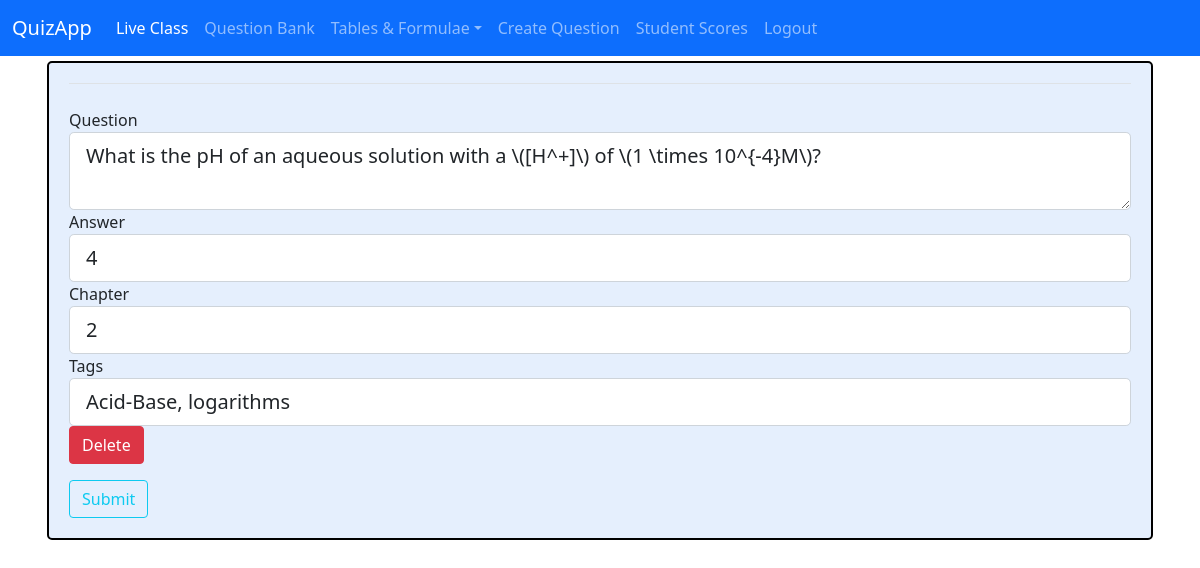
/question3/edit (signed in), run on an earlier commit of the app's database.
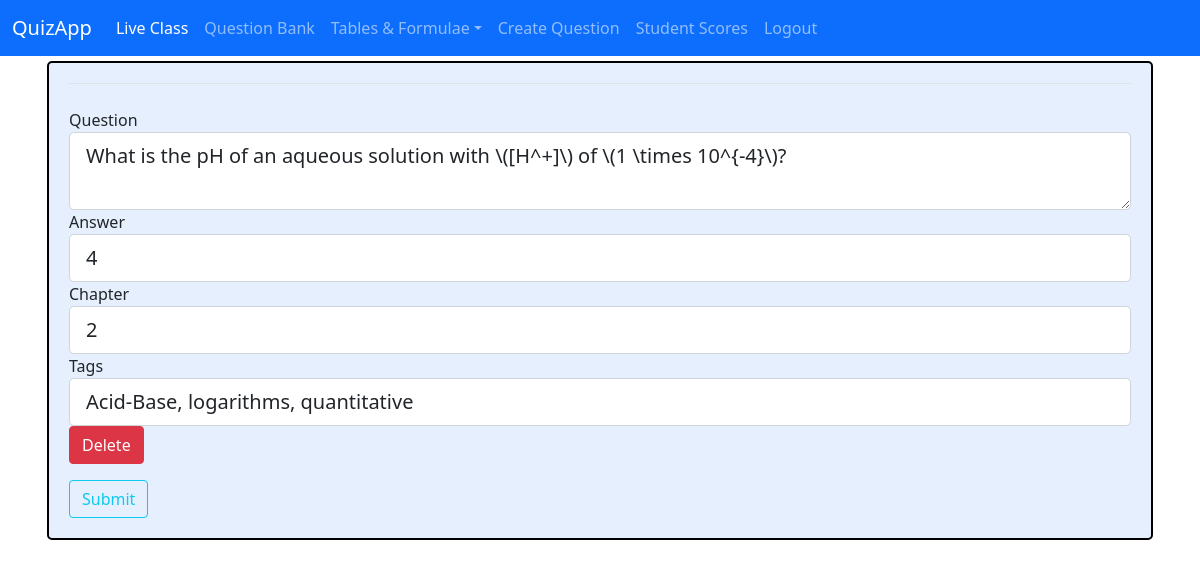
And on a later commit of the database.
### quizapp/models.py (models this page shows, shortened)
class Quizquestion(db.Model):
    id = db.Column(db.Integer, primary_key=True)
    question = db.Column(db.Text, unique=True, nullable=False)
    answer = db.Column(db.String, nullable=False)
    chapter = db.Column(db.Integer, nullable=False)
    tags = db.relationship('Tag', secondary='tags',
        backref=db.backref('questions', lazy=True))

### quizapp/routes.py (the view)
@app.route('/question<int:card_id>/edit', methods=['GET', 'POST'])
def edit_question(card_id):
    form = CreateQuestionForm()
    card = Quizquestion.query.get_or_404(card_id)
    if form.validate_on_submit():
        card.question = form.question.data
        card.answer = form.answer.data
        card.chapter = form.chapter.data
        tags_list = form.tags.data.split(', ')
        for text in tags_list:
            already_in = Tag.query.filter_by(label=text).first()
            if already_in:
                card.tags.append(already_in)
            else:
                tag = Tag(label=text)
                db.session.add(tag)
                card.tags.append(tag)
        db.session.commit()
        flash('Your post has been updated!', 'info')
        return redirect(url_for('quiz'))
    elif request.method == 'GET':
        form.question.data = card.question
        form.answer.data = card.answer
        form.chapter.data = card.chapter
        form.tags.data = ', '.join([tag.label for tag in card.tags])
    return render_template('create_question.html', title='Edit Question', form=form, card=card)

### quizapp/forms.py
class CreateQuestionForm(FlaskForm):
    question = TextAreaField('Question', validators=[DataRequired()])
    answer = StringField('Answer', validators=[DataRequired()])
    chapter = IntegerField('Chapter', validators=[DataRequired()])
    tags = StringField('Tags', validators=[DataRequired()])
    submit = SubmitField('Submit')

### quizapp/models.py (called while the page is built)
@login_manager.user_loader
def load_user(user_id):
    return User.query.get(int(user_id))

### quizapp/templates/create_question.html (shortened to what this page needs)
{% extends "base.html" %}
{% block page_content %}
	<div class="question">
    	<form method="POST" action="">
    		<fieldset class="form-group">
    			<legend class="border-bottom mb-4">{{ legend }}</legend>
    			<div class="form-group">
    				{{ form.question.label(class="form-control-label") }}
    				{{ form.question(class="form-control form-control-lg") }}
    			</div>
    			<div class="form-group">
    				{{ form.answer.label(class="form-control-label") }}
    				{{ form.answer(class="form-control form-control-lg") }}
    			</div>
                <div class="form-group">
                    {{ form.chapter.label(class="form-control-label") }}
                    {{ form.chapter(class="form-control form-control-lg") }}
                </div>
    			<div class="form-group">
    				{{ form.tags.label(class="form-control-label") }}
    				{{ form.tags(class="form-control form-control-lg") }}
    			</div>
    		</fieldset>
            {% if card %}
            <form action="{{ url_for('delete_question', card_id=card.id)}}" method="POST" class="float-left">
                <input class="btn btn-danger float-left" type="submit", value="Delete">
            </form>
            {% endif %}
    		<div class="form-group">
    			{{ form.submit(class="btn btn-outline-info") }}
    		</div>
    	</form>
    </div>
{% endblock page_content %}

What changed in the data, as far as the page shows it:
changed Quizquestion: question "What is the pH of an aqueous solution with a \\([H^+]\\) of \\(1 \\times 10^{-4}M\\)?" → "What is the pH of an aqueous solution with \\([H^+]\\) of \\(1 \\times 10^{-4}\\)?"
Also different on the page:
form field tags: "Acid-Base, logarithms" → "Acid-Base, logarithms, quantitative"
